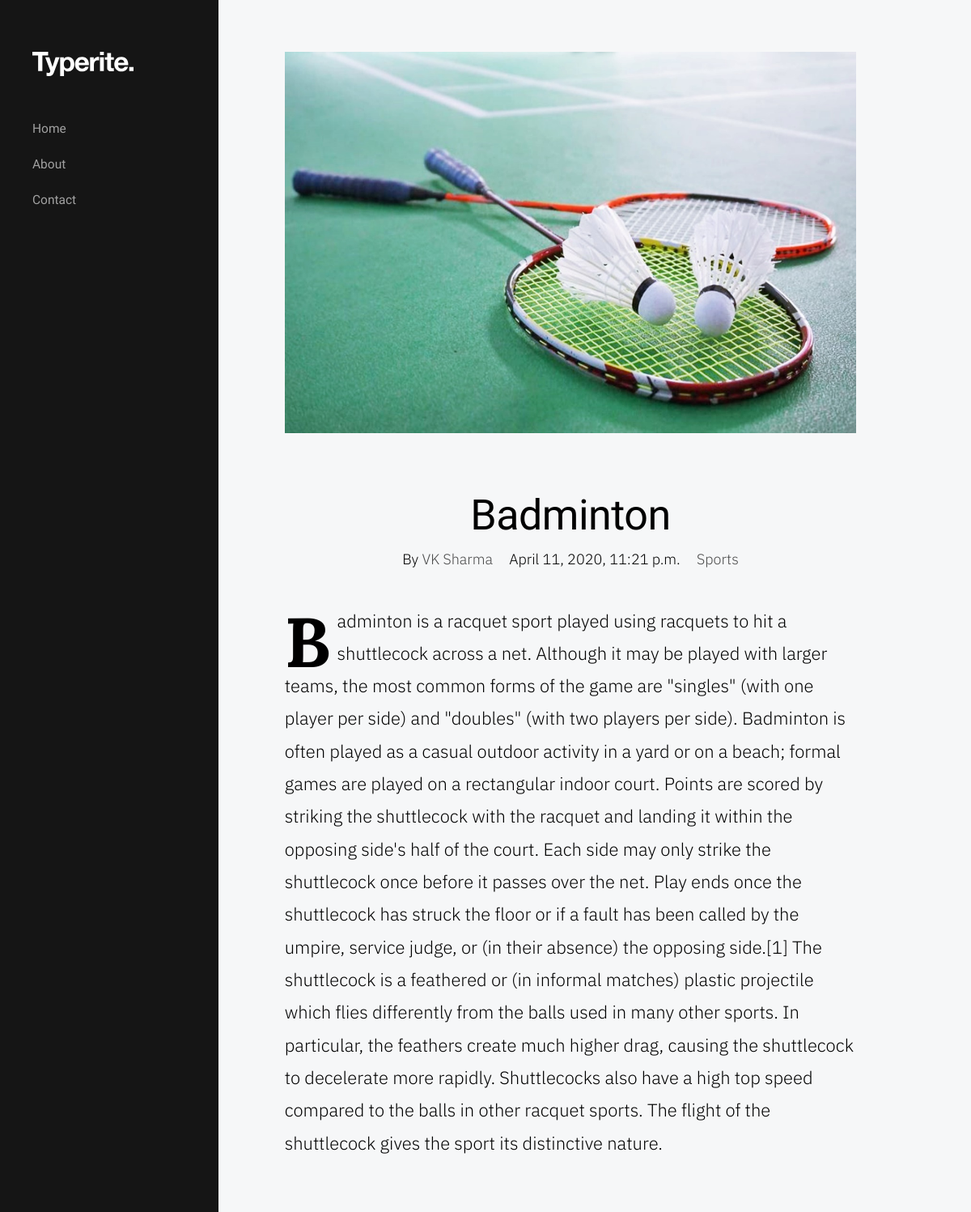
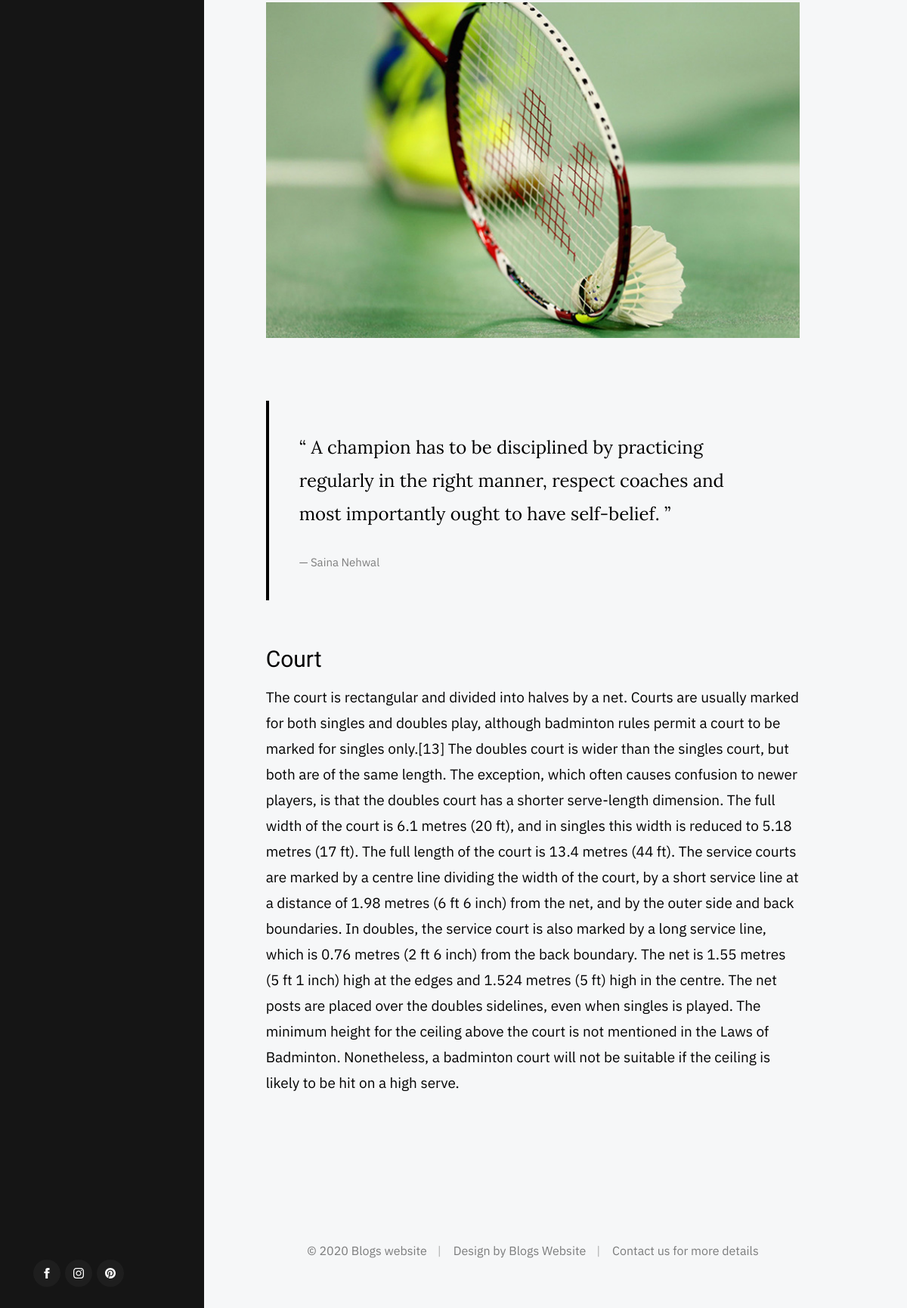
The page /badmin/ on the database its author committed (2 pictures, top to bottom).
### website1/models.py (models this page shows, shortened)
class Post(models.Model):
    CATEGORY_CHOICES = (
        ('Technology', 'Technology'),
        ('News', 'News'),
        ('Sports', 'Sports'),
        ('Food','Food'),
        ('Creative','Creative'),
        ('Education','Education'),
        ('Nature','Nature'),
        ('Personality','Personality')
    )
    cover = models.FileField(default='')
    cover2=models.FileField(default='')
    title =  models.CharField(max_length=2000,default='')
    slug=models.SlugField(default='')
    author=models.CharField(max_length=2000,default='')
    text = models.TextField(default='')
    text_2=models.TextField(default='')
    quote=models.CharField(max_length=2000,default='')
    quote_name=models.CharField(max_length=2000,default='')
    l_heading=models.CharField(max_length=2000,default='')
    l_heading_text=models.CharField(max_length=2000,default='')
    category = models.CharField(max_length=2000, choices= CATEGORY_CHOICES)
    created_date = models.DateTimeField(default='')
    class Meta:
        ordering=['-created_date']

### website1/views.py (the view)
# urls.py: path('<slug:slug>/',PostDetailView.as_view(),name='post_detail'),
class PostDetailView(DetailView):
    model=Post
    template_name='post_detail.html'

### templates/post_detail.html (shortened to what this page needs)
{% extends 'base.html' %}
{% block content %}
        <div class="s-content content">
            <main class="row content__page">
                <article class="column large-full entry format-standard">
                    <div class="media-wrap entry__media">
                        <div class="entry__post-thumb">
                            <img src="{{ post.cover.url }}" alt="">
                        </div>
                    </div>
                    <div class="content__page-header entry__header">
                        <h1 class="display-1 entry__title">
                        {{post.title}}
                        </h1>
                        <ul class="entry__header-meta">
                            <li class="author">By <a href="#0">{{ post.author }}</a></li>
                            <li class="date">{{ object.created_date}}</li>
                            <li class="cat-links">
                                <a href="#0">{{object.category}}</a>
                            </li>
                        </ul>
                    </div>
                    <div class="entry__content">
                        <p class="lead drop-cap">
                        {{ object.text }}
                        </p>
                        <p>
                        <img src="{{ post.cover2.url }}" alt="">
                        </p>
                        <blockquote>
                            <p>
                            {{ object.quote }}
                            </p>
                            <cite>{{ object.quote_name}}</cite>
                        </blockquote>
                        <h2>{{ object.l_heading }}</h2>
                        <p>
                            {{ object.l_heading_text }}
                        </p>
                    </div>
                </article>
{% endblock content %}

### static/css/base.css (style rules this page uses)
html { line-height: 1.15; -webkit-text-size-adjust: 100%; }
body { margin: 0; }
main { display: block; }
h1 { font-size: 2em; margin: 0.67em 0; }
a { background-color: transparent; }
img { border-style: none; }
html { font-size: 62.5%; box-sizing: border-box; }
*, *::before, *::after { box-sizing: inherit; }
body { font-weight: normal; line-height: 1; word-wrap: break-word; -moz-font-smoothing: grayscale; -moz-osx-font-smoothing: grayscale; -webkit-font-smoothing: antialiased; -webkit-overflow-scrolling: touch; -webkit-text-size-adjust: none; }
svg, img, video embed, iframe, object { max-width: 100%; height: auto; }
div, dl, dt, dd, ul, ol, li, h1, h2, h3, h4, h5, h6, pre, form, p, blockquote, th, td { margin: 0; padding: 0; }
p { font-size: inherit; text-rendering: optimizeLegibility; }
ol, ul { list-style: none; }
li { display: block; }
a { text-decoration: none; line-height: inherit; }
.row { width: 89%; max-width: 1200px; margin: 0 auto; display: -ms-flexbox; display: -webkit-flex; display: flex; -webkit-flex-flow: row wrap; -ms-flex-flow: row wrap; flex-flow: row wrap; }
.column { -webkit-flex: 1 1 0%; -ms-flex: 1 1 0%; flex: 1 1 0%; padding: 0 20px; }
.large-12, .large-full { -webkit-flex: 0 0 100%; -ms-flex: 0 0 100%; flex: 0 0 100%; max-width: 100%; }
@media screen and (max-width:1200px) { .column { padding: 0 16px; } }

### rows shown on the page
Post: cover (picture), title "Badminton", author "VK Sharma", created_date "April 11, 2020, 11:21 p.m.", category "Sports", text "Badminton is a racquet sport played using racquets to hit a shuttlecock across a net. Although it may be played with larger teams, the most common forms of the game are \"singles\" (with one player per side) and \"doubles\" (with two players per side). Badminton is often played as a casual outdoor activity in a yard or on a beach; formal games are played on a rectangular indoor court. Points are scored by striking the shuttlecock with the racquet and landing it within the opposing side's half of the court. Each side may only strike the shuttlecock once before it passes over the net. Play ends once the shuttlecock has struck the floor or if a fault has been called by the umpire, service judge,…", cover2 (picture), quote "“ A champion has to be disciplined by practicing regularly in the right manner, respect coaches and most importantly ought to have self-belief. ”", quote_name "Saina Nehwal", l_heading "Court", l_heading_text "The court is rectangular and divided into halves by a net. Courts are usually marked for both singles and doubles play, although badminton rules permit a court to be marked for singles only.[13] The doubles court is wider than the singles court, but both are of the same length. The exception, which often causes confusion to newer players, is that the doubles court has a shorter serve-length dimension. The full width of the court is 6.1 metres (20 ft), and in singles this width is reduced to 5.18 metres (17 ft). The full length of the court is 13.4 metres (44 ft). The service courts are marked by a centre line dividing the width of the court, by a short service line at a distance of 1.98…"
